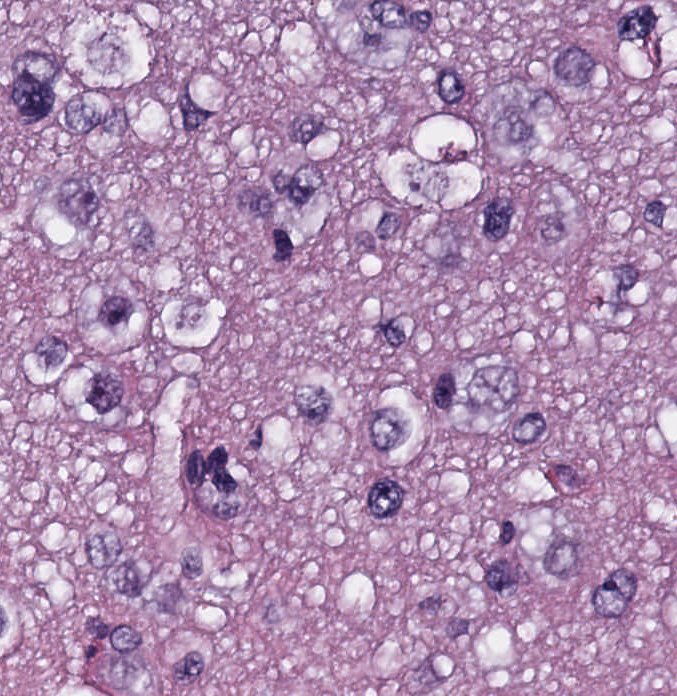
#> input picture SET-1/image.png, 677 x 696 px
$ jupyter execute SET-1___NucleiStain.ipynb
#> lines starting #> are read from the running program, lines starting #| are printed output that depends on the picture; after the words box and inside, x2 and y2 are one past the last pixel; in counts of white or black regions, pixels touching at a corner belong together
[cell 1]
import cv2
import numpy as np

# Load the image
image = cv2.imread('image.png')
#> image is the input picture: shape (696, 677, 3); mean B, G, R 177.9, 143.3, 175.5

# Convert the image to grayscale
gray = cv2.cvtColor(image, cv2.COLOR_BGR2GRAY)
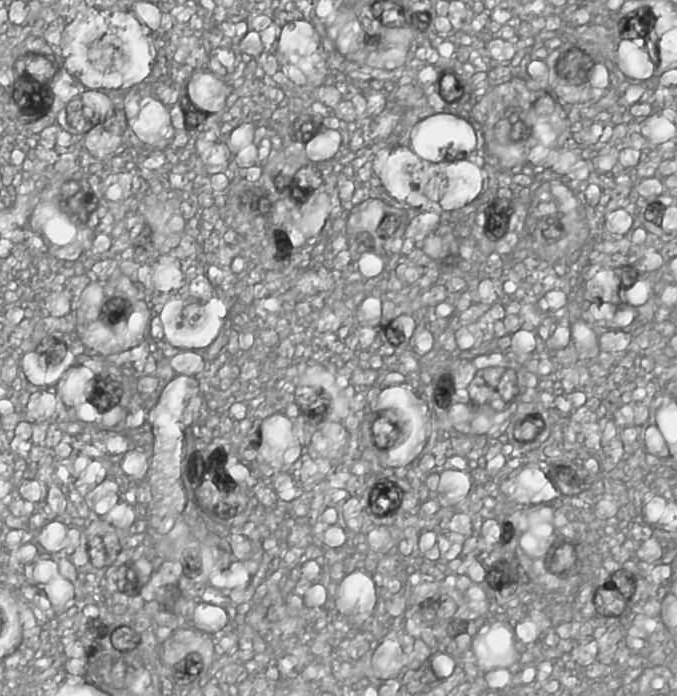
#> gray: shape (696, 677); min 20, max 255, mean 156.9

# Preprocess the image (e.g., denoising, contrast enhancement)
# You may apply additional preprocessing techniques depending on the specific image characteristics

# Apply Gaussian blur to reduce noise
blurred = cv2.GaussianBlur(gray, (5, 5), 0)

# Perform adaptive histogram equalization to enhance contrast
clahe = cv2.createCLAHE(clipLimit=2.0, tileGridSize=(8, 8))
enhanced = clahe.apply(blurred)
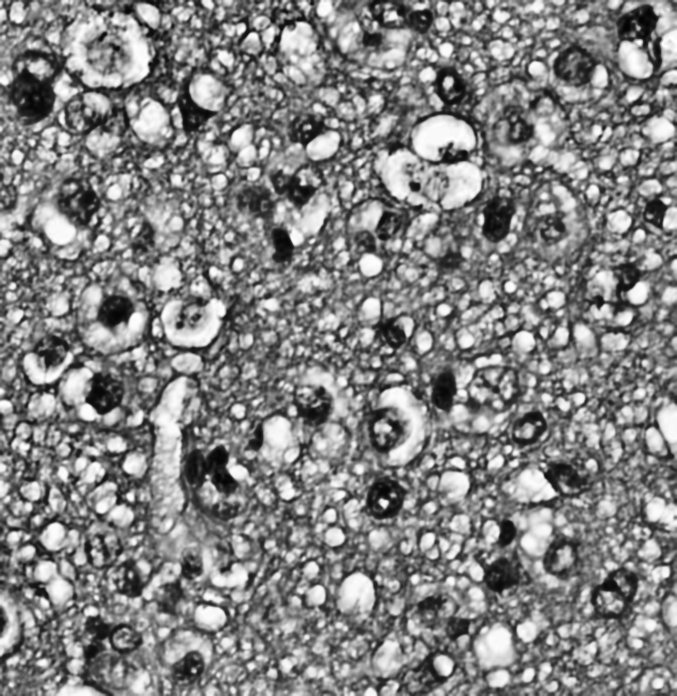
#> enhanced: shape (696, 677); min 3, max 255, mean 131.7

# Threshold the image to segment nuclei from the background
_, thresholded = cv2.threshold(enhanced, 0, 255, cv2.THRESH_BINARY + cv2.THRESH_OTSU)
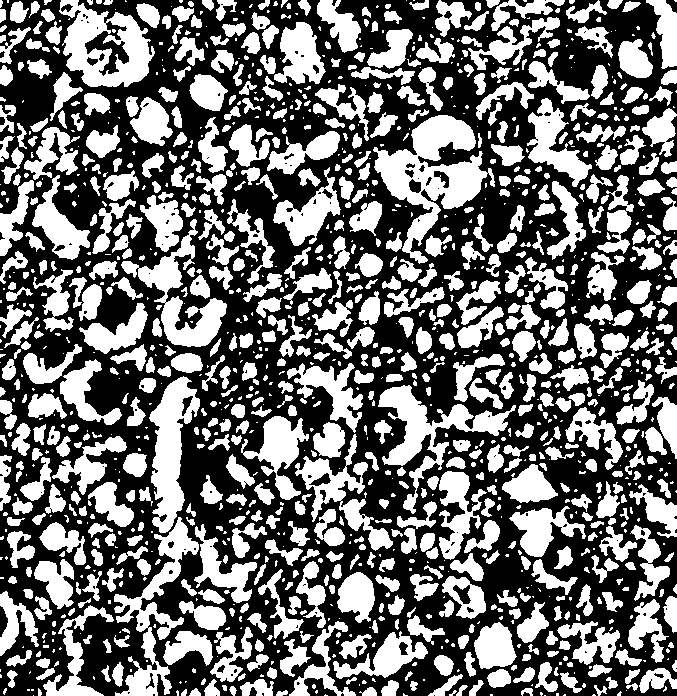
#> thresholded: shape (696, 677); 43.4% white; 1348 white regions (591 under 20 px), largest, box (x1, y1, x2, y2) and area: (373, 115, 495, 264) 6806, (59, 0, 155, 87) 4526, (378, 385, 516, 514) 4245

# Apply morphological operations to clean up the image
kernel = np.ones((5, 5), np.uint8)
opening = cv2.morphologyEx(thresholded, cv2.MORPH_OPEN, kernel, iterations=2)
#> opening: shape (696, 677); 21.8% white; 298 white regions, largest, box (x1, y1, x2, y2) and area: (66, 12, 149, 86) 3327, (151, 378, 190, 518) 3319, (380, 386, 431, 465) 2067
sure_bg = cv2.dilate(opening, kernel, iterations=3)
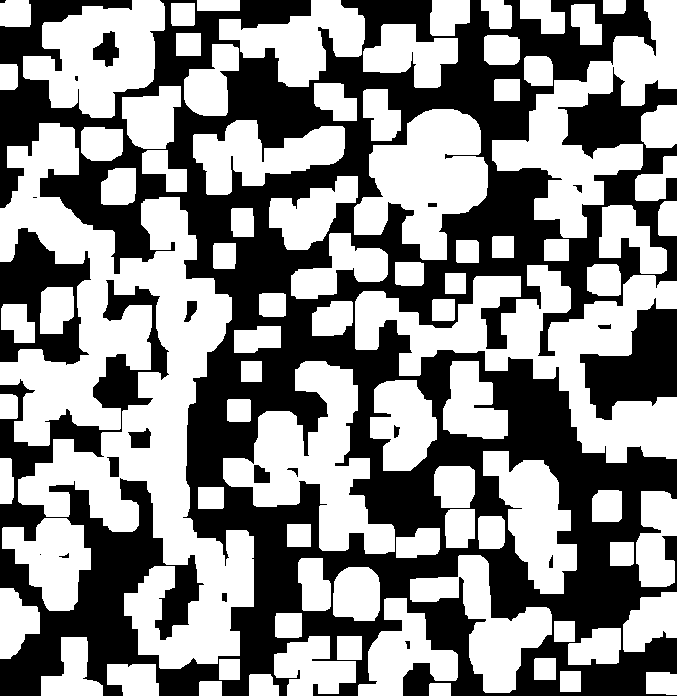
#> sure_bg: shape (696, 677); 54.5% white; 21 black regions (4 under 20 px), largest, box (x1, y1, x2, y2) and area: (0, 0, 677, 696) 199531, (580, 298, 677, 420) 6449, (0, 228, 91, 365) 6340

# Apply edge detection to highlight the edges of nuclei
edges = cv2.Canny(sure_bg, 30, 100)
#> edges: shape (696, 677); 4.7% white in thin lines or dots

# Convert edges to 3 channels to match the original image
edges_rgb = cv2.cvtColor(edges, cv2.COLOR_GRAY2BGR)
#> edges_rgb: shape (696, 677, 3); 4.7% white in thin lines or dots

# Overlay the detected edges on the original image
highlighted_image = cv2.addWeighted(image, 0.7, edges_rgb, 0.3, 0)
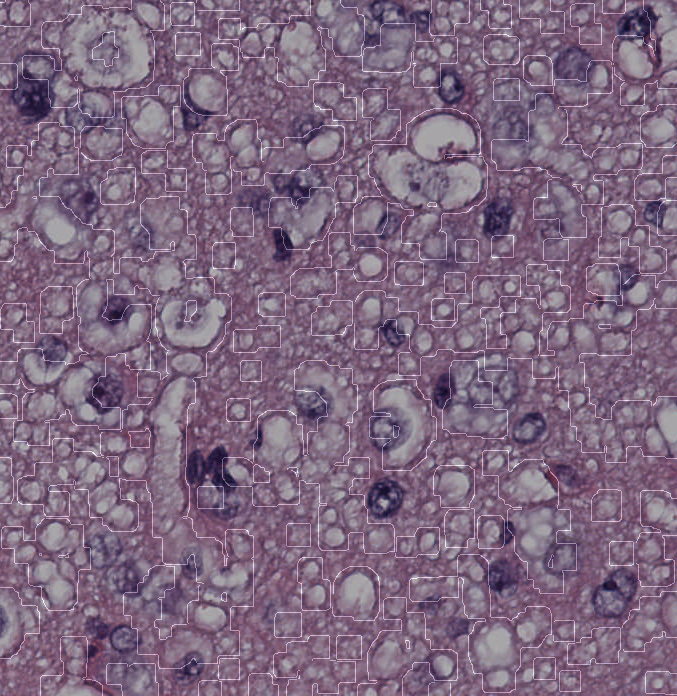
#> highlighted_image: shape (696, 677, 3); mean B, G, R 128.1, 104, 126.5

[cell 2]
import matplotlib.pyplot as plt

[cell 3]
plt.title('Original Image')
plt.imshow(image, cmap='gray')
plt.axis('off')
plt.show()

[cell 4]
plt.title('Highlighted Image')
plt.imshow(highlighted_image)
plt.axis('off')
plt.show()

[cell 5]
import cv2
import numpy as np

# Load the image
image = cv2.imread('image.png')

# Convert the image to grayscale
gray = cv2.cvtColor(image, cv2.COLOR_BGR2GRAY)

# Perform contrast enhancement to highlight the stained regions
clahe = cv2.createCLAHE(clipLimit=2.0, tileGridSize=(8, 8))
enhanced = clahe.apply(gray)

# Apply thresholding to obtain a binary image
_, thresholded = cv2.threshold(enhanced, 0, 255, cv2.THRESH_BINARY + cv2.THRESH_OTSU)
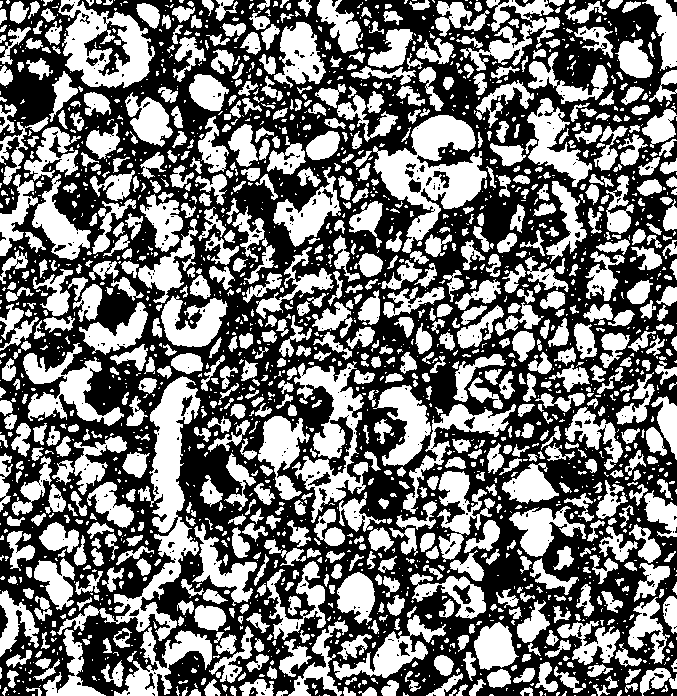
#> thresholded: shape (696, 677); 45.6% white; 2130 white regions (1276 under 20 px), largest, box (x1, y1, x2, y2) and area: (57, 376, 201, 641) 7322, (373, 115, 487, 253) 6547, (292, 361, 368, 523) 4630

# Perform morphological operations to clean up the binary image
kernel = np.ones((5, 5), np.uint8)
opening = cv2.morphologyEx(thresholded, cv2.MORPH_OPEN, kernel, iterations=2)
#> opening: shape (696, 677); 18.7% white; 262 white regions, largest, box (x1, y1, x2, y2) and area: (151, 379, 190, 518) 3159, (380, 387, 426, 464) 1923, (413, 115, 475, 160) 1903

# Perform distance transform
dist_transform = cv2.distanceTransform(opening, cv2.DIST_L2, 5)
_, sure_fg = cv2.threshold(dist_transform, 0.7 * dist_transform.max(), 255, 0)
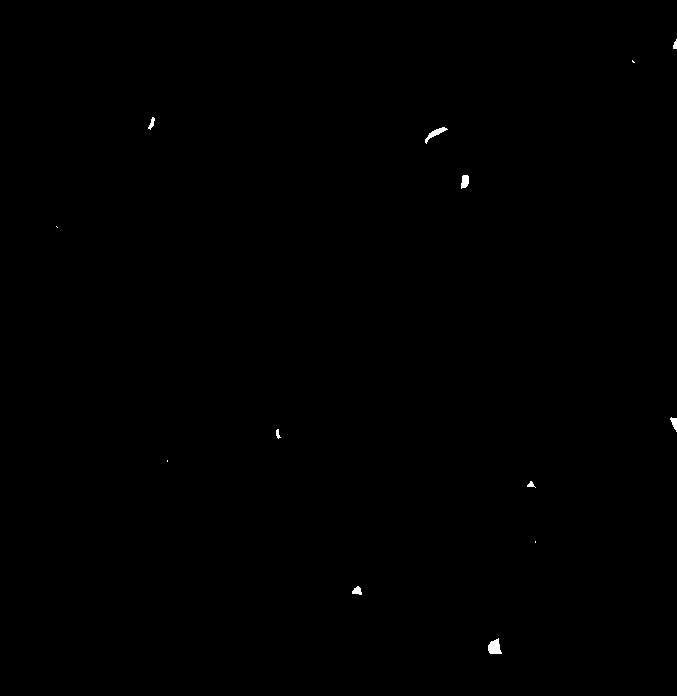
#> sure_fg: shape (696, 677) float32; 0.13% white; 13 white regions (4 under 20 px), largest, box (x1, y1, x2, y2) and area: (488, 638, 502, 654) 156, (425, 127, 448, 144) 115, (461, 175, 469, 189) 88

# Convert sure foreground to uint8
sure_fg = np.uint8(sure_fg)

# Perform watershed segmentation
markers = cv2.connectedComponents(sure_fg)[1]
#> markers: shape (696, 677) int32; 14 distinct labels, from 0 to 13
markers = markers + 1
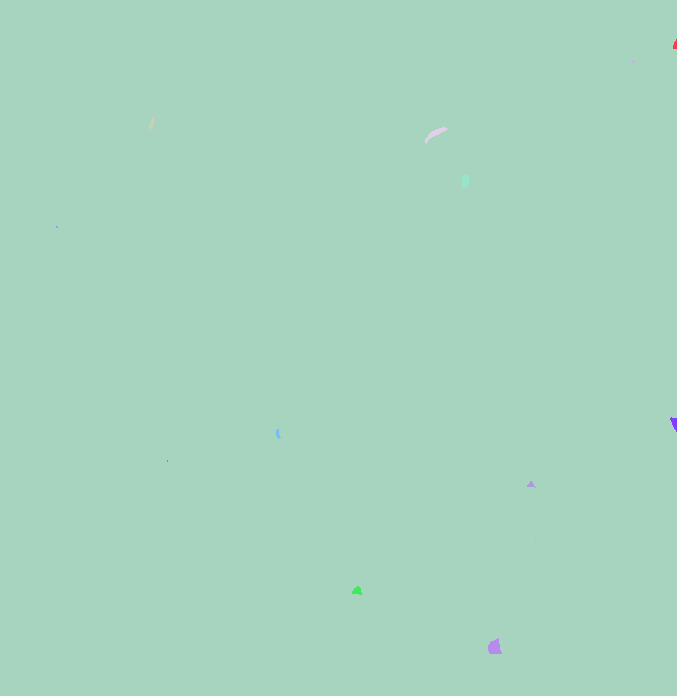
#> markers: shape (696, 677) int32; 14 distinct labels, from 1 to 14; one colour per label, 0 black
markers[opening == 255] = 0

markers = cv2.watershed(image, markers)
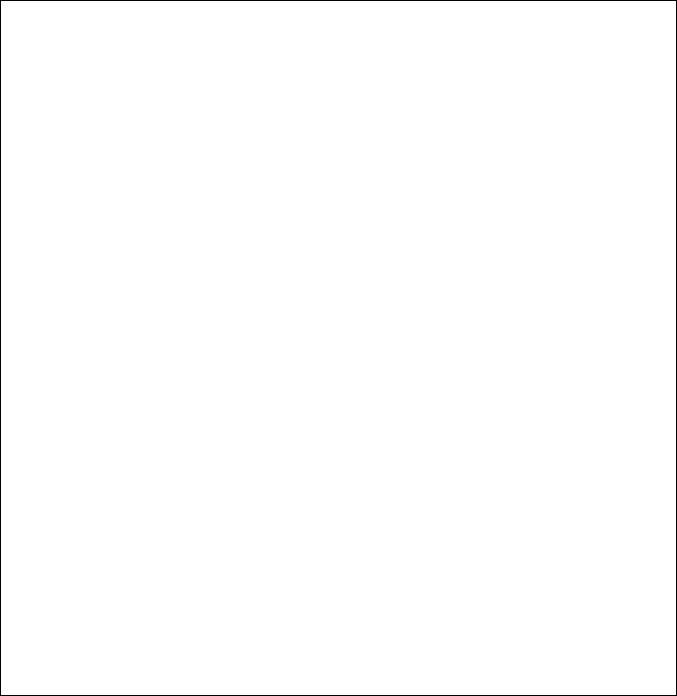
#> markers: shape (696, 677) int32; values -1 (black) and 1 (white), 99.4% white; black in thin lines or dots
image[markers == -1] = [0, 0, 255]  # Draw boundaries
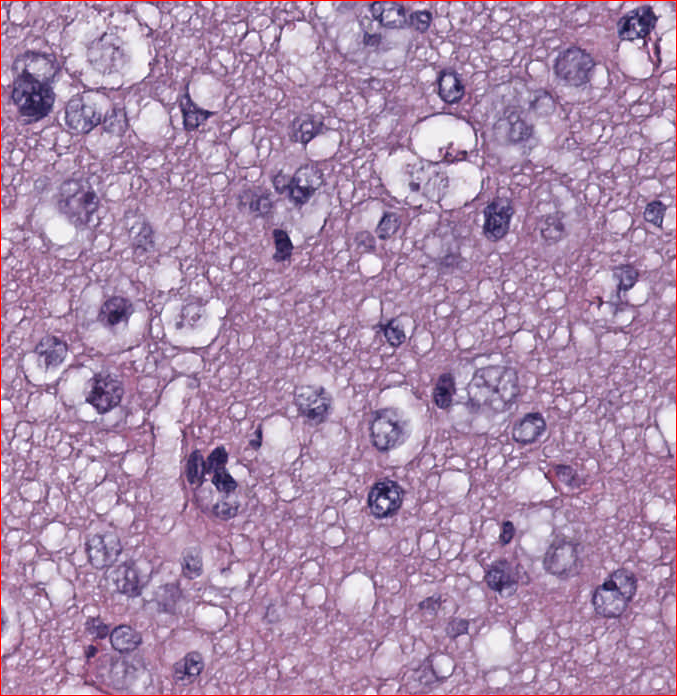
#> image: shape (696, 677, 3); 0.58% of pixels changed, all inside (x1, y1, x2, y2) = (0, 0, 677, 696)
